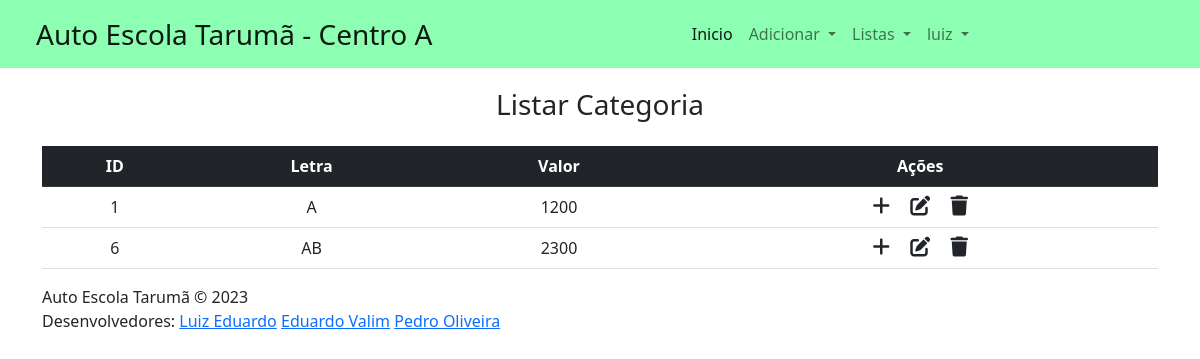
The app's page /VIEW/curso/lstCurso.php (signed in) with its own data.
### tables this page shows
CREATE TABLE `curso` (
  `id` int(11) NOT NULL,
  `letra` char(5) NOT NULL,
  `valor` float NOT NULL
);

### DAL/dalCurso.php (called while the page is built, shortened)
<?php
include_once 'C:\xampp\htdocs\ProjetoCentroA\MODEL\Curso.php';
class dalCurso
{
    public function Select(){
        $sql = "select * from curso;";
        $con = Conexao::conectar();
        $result = $con->query($sql);
        $lstcurso = [];
        foreach ($result as $linha) {
            $curso = new \MODEL\Curso();
            $curso->setId($linha['id']);
            $curso->setLetra($linha['letra']);
            $curso->setValor($linha['valor']);
            $lstcurso[] = $curso;
        }
        return $lstcurso;
    }
}

### BLL/bllCurso.php (called while the page is built, shortened)
<?php
    include_once '../../DAL/dalCurso.php';
    class bllCurso {
        public function Select (){
            $dal = new  \Dal\dalCurso();
            return $dal->Select();
        }
    }
?>

### MODEL/Curso.php (called while the page is built, shortened)
<?php
    class Curso {
        private ?int $id;
        private ?string $letra;
        private ?float $valor;
        public function getId()
        {
            return $this->id;
        }
        public function setId(int $id)
        {
            $this->id = $id;
        }
        public function getLetra()
        {
            return $this->letra;
        }
        public function setLetra(string $letra)
        {
            $this->letra = $letra;
        }
        public function getValor()
        {
            return $this->valor;
        }
        public function setValor(float $valor)
        {
            $this->valor = $valor;
        }
    }
?>

### VIEW/curso/lstcurso.php (the view, shortened to what this page needs)
<?php
include_once '../../BLL/bllCurso.php';
if (isset($_GET['busca']))
  $busca = $_GET['busca'];
else $busca = null;
$bll = new \BLL\bllCurso();
if ($busca == null)
  $lstcurso = $bll->Select();
else $lstcurso = $bll->SelectID($busca);
?>
<!DOCTYPE html>
<html lang="pt-br">
<head>
  <link href="https://cdn.jsdelivr.net/npm/bootstrap@5.2.3/dist/css/bootstrap.min.css" rel="stylesheet">
  <link rel="stylesheet" href="https://cdnjs.cloudflare.com/ajax/libs/font-awesome/6.4.0/css/all.min.css" />
</head>
<body>
  <?php include "../components/navbar.php"; echo nav()?>
  <div class="container">
    <div class="text-center mb-4">
      <h3>Listar Categoria</h3>
    </div>
    <table class="table table-hover text-center">
      <thead class="table-dark">
        <tr>
          <th scope="col">ID</th>
          <th scope="col">Letra</th>
          <th scope="col">Valor</th>
          <th scope="col">Ações</th>
        </tr>
      </thead>
      <tbody>
        <?php
        foreach ($lstcurso as $curso) {
        ?>
          <tr>
            <td><?php echo $curso->getId(); ?></td>
            <td><?php echo $curso->getLetra(); ?></td>
            <td><?php echo $curso->getValor(); ?></td>
            <td>
              <a onclick="JavaScript:location.href='addCurso.php?id='+(<?php echo $curso->getId(); ?>)" class="link-dark"><i class="fa-solid fa-plus fs-5 me-3"></i></a>
              <a onclick="JavaScript:location.href='edtCurso.php?id='+(<?php echo $curso->getId(); ?>)" class="link-dark"><i class="fa-solid fa-pen-to-square fs-5 me-3"></i></a>
              <a onclick="JavaScript:remover(<?php echo $curso->getId(); ?>)" class="link-dark"><i class="fa-solid fa-trash fs-5"></i></a>
            </td>
          </tr>
        <?php
        }
        ?>
      </tbody>
    </table>
  </div>
  <?php include_once '../../VIEW/footer/footer.php'; ?>
</body>
</html>

### records on screen
curso: id "1", letra "A", valor "1200"
curso: id "6", letra "AB", valor "2300"

### other values on screen
$_SESSION['usuario'] "luiz"
